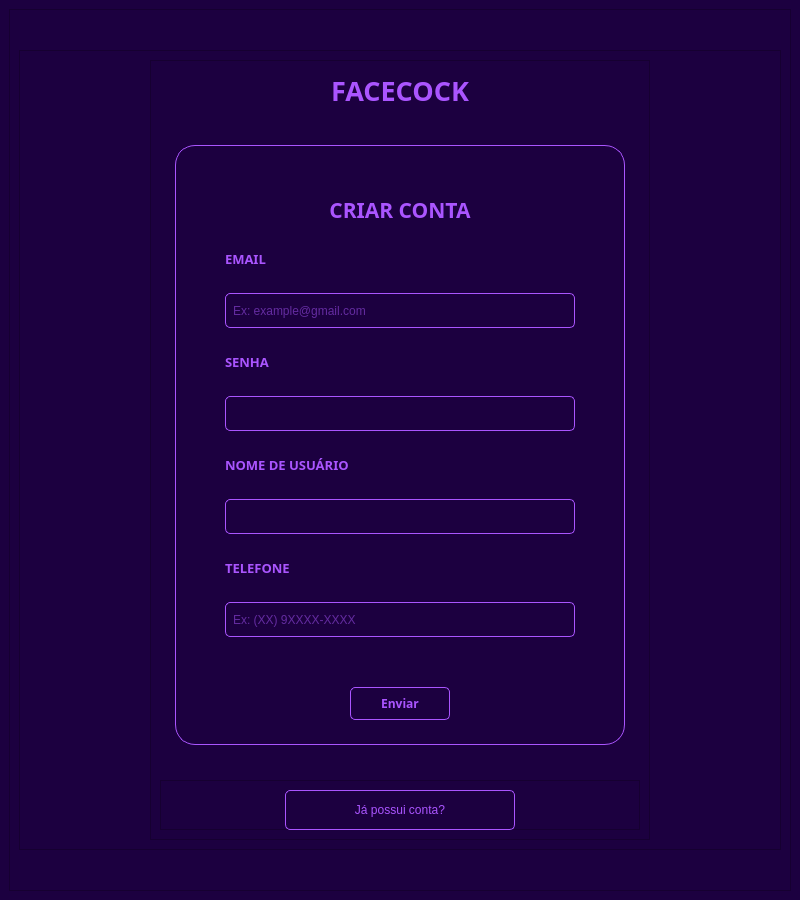
<?xml version="1.0" encoding="UTF-8"?>
<ui version="4.0">
 <class>MainWindow</class>
 <widget class="QMainWindow" name="MainWindow">
  <property name="geometry">
   <rect>
    <x>0</x>
    <y>0</y>
    <width>800</width>
    <height>900</height>
   </rect>
  </property>
  <property name="minimumSize">
   <size>
    <width>800</width>
    <height>900</height>
   </size>
  </property>
  <property name="maximumSize">
   <size>
    <width>16777215</width>
    <height>16777215</height>
   </size>
  </property>
  <property name="windowTitle">
   <string>MainWindow</string>
  </property>
  <property name="styleSheet">
   <string notr="true">background-color:#1c0040</string>
  </property>
  <widget class="QWidget" name="centralwidget">
   <layout class="QHBoxLayout" name="horizontalLayout">
    <item>
     <widget class="QFrame" name="frame">
      <property name="frameShape">
       <enum>QFrame::StyledPanel</enum>
      </property>
      <property name="frameShadow">
       <enum>QFrame::Raised</enum>
      </property>
      <layout class="QVBoxLayout" name="verticalLayout">
       <item>
        <widget class="QFrame" name="frame_3">
         <property name="maximumSize">
          <size>
           <width>16777215</width>
           <height>800</height>
          </size>
         </property>
         <property name="frameShape">
          <enum>QFrame::StyledPanel</enum>
         </property>
         <property name="frameShadow">
          <enum>QFrame::Raised</enum>
         </property>
         <layout class="QVBoxLayout" name="verticalLayout_5">
          <item alignment="Qt::AlignHCenter">
           <widget class="QFrame" name="frame_6">
            <property name="minimumSize">
             <size>
              <width>500</width>
              <height>600</height>
             </size>
            </property>
            <property name="maximumSize">
             <size>
              <width>500</width>
              <height>2500</height>
             </size>
            </property>
            <property name="frameShape">
             <enum>QFrame::StyledPanel</enum>
            </property>
            <property name="frameShadow">
             <enum>QFrame::Raised</enum>
            </property>
            <layout class="QVBoxLayout" name="verticalLayout_6">
             <item alignment="Qt::AlignHCenter">
              <widget class="QLabel" name="label">
               <property name="minimumSize">
                <size>
                 <width>400</width>
                 <height>30</height>
                </size>
               </property>
               <property name="maximumSize">
                <size>
                 <width>100</width>
                 <height>40</height>
                </size>
               </property>
               <property name="font">
                <font>
                 <family>Montserrat SemiBold</family>
                 <pointsize>20</pointsize>
                 <weight>75</weight>
                 <bold>true</bold>
                </font>
               </property>
               <property name="styleSheet">
                <string notr="true">color: rgb(170, 85, 255)

</string>
               </property>
               <property name="text">
                <string>FACECOCK</string>
               </property>
               <property name="alignment">
                <set>Qt::AlignCenter</set>
               </property>
              </widget>
             </item>
             <item alignment="Qt::AlignHCenter|Qt::AlignVCenter">
              <widget class="QFrame" name="frame_4">
               <property name="minimumSize">
                <size>
                 <width>450</width>
                 <height>600</height>
                </size>
               </property>
               <property name="maximumSize">
                <size>
                 <width>450</width>
                 <height>600</height>
                </size>
               </property>
               <property name="styleSheet">
                <string notr="true">border: 1px solid rgb(170, 85, 255) ;
	border-radius: 20px;
	padding: 0px</string>
               </property>
               <property name="frameShape">
                <enum>QFrame::StyledPanel</enum>
               </property>
               <property name="frameShadow">
                <enum>QFrame::Raised</enum>
               </property>
               <layout class="QVBoxLayout" name="verticalLayout_2">
                <item alignment="Qt::AlignHCenter">
                 <widget class="QFrame" name="frame_9">
                  <property name="minimumSize">
                   <size>
                    <width>0</width>
                    <height>80</height>
                   </size>
                  </property>
                  <property name="maximumSize">
                   <size>
                    <width>16777215</width>
                    <height>500</height>
                   </size>
                  </property>
                  <property name="styleSheet">
                   <string notr="true">border: 0;
border-radius: 0
</string>
                  </property>
                  <property name="frameShape">
                   <enum>QFrame::StyledPanel</enum>
                  </property>
                  <property name="frameShadow">
                   <enum>QFrame::Raised</enum>
                  </property>
                  <layout class="QVBoxLayout" name="verticalLayout_3">
                   <item>
                    <widget class="QLabel" name="label_3">
                     <property name="minimumSize">
                      <size>
                       <width>350</width>
                       <height>30</height>
                      </size>
                     </property>
                     <property name="maximumSize">
                      <size>
                       <width>350</width>
                       <height>30</height>
                      </size>
                     </property>
                     <property name="font">
                      <font>
                       <family>Montserrat SemiBold</family>
                       <pointsize>16</pointsize>
                       <weight>75</weight>
                       <bold>true</bold>
                      </font>
                     </property>
                     <property name="styleSheet">
                      <string notr="true">color: rgb(170, 85, 255)

</string>
                     </property>
                     <property name="text">
                      <string>CRIAR CONTA</string>
                     </property>
                     <property name="alignment">
                      <set>Qt::AlignCenter</set>
                     </property>
                    </widget>
                   </item>
                   <item>
                    <widget class="QLabel" name="label_2">
                     <property name="maximumSize">
                      <size>
                       <width>400</width>
                       <height>20</height>
                      </size>
                     </property>
                     <property name="font">
                      <font>
                       <family>Montserrat SemiBold</family>
                       <pointsize>10</pointsize>
                       <weight>75</weight>
                       <bold>true</bold>
                      </font>
                     </property>
                     <property name="styleSheet">
                      <string notr="true">color: rgb(170, 85, 255)</string>
                     </property>
                     <property name="text">
                      <string>EMAIL</string>
                     </property>
                     <property name="alignment">
                      <set>Qt::AlignLeading|Qt::AlignLeft|Qt::AlignVCenter</set>
                     </property>
                    </widget>
                   </item>
                   <item>
                    <widget class="QLineEdit" name="input_email">
                     <property name="minimumSize">
                      <size>
                       <width>350</width>
                       <height>35</height>
                      </size>
                     </property>
                     <property name="maximumSize">
                      <size>
                       <width>350</width>
                       <height>35</height>
                      </size>
                     </property>
                     <property name="styleSheet">
                      <string notr="true">QLineEdit {
	border-radius: 5px;
	background-color: transparent;
	border: 1px solid rgb(170, 85, 255);
	padding: 5px;
	color: rgb(170, 85, 255)
}
</string>
                     </property>
                     <property name="text">
                      <string/>
                     </property>
                     <property name="placeholderText">
                      <string>Ex: example@gmail.com</string>
                     </property>
                    </widget>
                   </item>
                   <item>
                    <widget class="QLabel" name="label_1">
                     <property name="maximumSize">
                      <size>
                       <width>400</width>
                       <height>20</height>
                      </size>
                     </property>
                     <property name="font">
                      <font>
                       <family>Montserrat SemiBold</family>
                       <pointsize>10</pointsize>
                       <weight>75</weight>
                       <bold>true</bold>
                      </font>
                     </property>
                     <property name="styleSheet">
                      <string notr="true">color: rgb(170, 85, 255)</string>
                     </property>
                     <property name="text">
                      <string>SENHA</string>
                     </property>
                     <property name="alignment">
                      <set>Qt::AlignLeading|Qt::AlignLeft|Qt::AlignVCenter</set>
                     </property>
                    </widget>
                   </item>
                   <item>
                    <widget class="QLineEdit" name="input_password">
                     <property name="minimumSize">
                      <size>
                       <width>350</width>
                       <height>35</height>
                      </size>
                     </property>
                     <property name="maximumSize">
                      <size>
                       <width>350</width>
                       <height>35</height>
                      </size>
                     </property>
                     <property name="styleSheet">
                      <string notr="true">QLineEdit {
	border-radius: 5px;
	background-color: transparent;
	border: 1px solid rgb(170, 85, 255);
	padding: 5px;
	color: rgb(170, 85, 255)
}
</string>
                     </property>
                     <property name="text">
                      <string/>
                     </property>
                     <property name="placeholderText">
                      <string/>
                     </property>
                    </widget>
                   </item>
                   <item>
                    <widget class="QLabel" name="label_4">
                     <property name="maximumSize">
                      <size>
                       <width>400</width>
                       <height>20</height>
                      </size>
                     </property>
                     <property name="font">
                      <font>
                       <family>Montserrat SemiBold</family>
                       <pointsize>10</pointsize>
                       <weight>75</weight>
                       <bold>true</bold>
                      </font>
                     </property>
                     <property name="styleSheet">
                      <string notr="true">color: rgb(170, 85, 255)</string>
                     </property>
                     <property name="text">
                      <string>NOME DE USUÁRIO</string>
                     </property>
                     <property name="alignment">
                      <set>Qt::AlignLeading|Qt::AlignLeft|Qt::AlignVCenter</set>
                     </property>
                    </widget>
                   </item>
                   <item>
                    <widget class="QLineEdit" name="input_username">
                     <property name="minimumSize">
                      <size>
                       <width>350</width>
                       <height>35</height>
                      </size>
                     </property>
                     <property name="maximumSize">
                      <size>
                       <width>350</width>
                       <height>35</height>
                      </size>
                     </property>
                     <property name="layoutDirection">
                      <enum>Qt::LeftToRight</enum>
                     </property>
                     <property name="styleSheet">
                      <string notr="true">QLineEdit {
	border-radius: 5px;
	background-color: transparent;
	border: 1px solid rgb(170, 85, 255);
	padding: 5px;
	color: rgb(170, 85, 255)
}
</string>
                     </property>
                     <property name="text">
                      <string/>
                     </property>
                     <property name="placeholderText">
                      <string/>
                     </property>
                    </widget>
                   </item>
                   <item>
                    <widget class="QLabel" name="label_5">
                     <property name="maximumSize">
                      <size>
                       <width>400</width>
                       <height>20</height>
                      </size>
                     </property>
                     <property name="font">
                      <font>
                       <family>Montserrat SemiBold</family>
                       <pointsize>10</pointsize>
                       <weight>75</weight>
                       <bold>true</bold>
                      </font>
                     </property>
                     <property name="styleSheet">
                      <string notr="true">color: rgb(170, 85, 255)</string>
                     </property>
                     <property name="text">
                      <string>TELEFONE</string>
                     </property>
                     <property name="alignment">
                      <set>Qt::AlignLeading|Qt::AlignLeft|Qt::AlignVCenter</set>
                     </property>
                    </widget>
                   </item>
                   <item>
                    <widget class="QLineEdit" name="input_phone">
                     <property name="minimumSize">
                      <size>
                       <width>350</width>
                       <height>35</height>
                      </size>
                     </property>
                     <property name="maximumSize">
                      <size>
                       <width>350</width>
                       <height>35</height>
                      </size>
                     </property>
                     <property name="styleSheet">
                      <string notr="true">QLineEdit {
	border-radius: 5px;
	background-color: transparent;
	border: 1px solid rgb(170, 85, 255);
	padding: 5px;
	color: rgb(170, 85, 255)
}
</string>
                     </property>
                     <property name="text">
                      <string/>
                     </property>
                     <property name="placeholderText">
                      <string>Ex: (XX) 9XXXX-XXXX</string>
                     </property>
                    </widget>
                   </item>
                  </layout>
                 </widget>
                </item>
                <item alignment="Qt::AlignHCenter">
                 <widget class="QPushButton" name="create_button">
                  <property name="minimumSize">
                   <size>
                    <width>100</width>
                    <height>0</height>
                   </size>
                  </property>
                  <property name="maximumSize">
                   <size>
                    <width>200</width>
                    <height>33</height>
                   </size>
                  </property>
                  <property name="font">
                   <font>
                    <family>Montserrat SemiBold</family>
                    <weight>75</weight>
                    <bold>true</bold>
                   </font>
                  </property>
                  <property name="cursor">
                   <cursorShape>PointingHandCursor</cursorShape>
                  </property>
                  <property name="styleSheet">
                   <string notr="true">QPushButton {
	border-radius: 5px;
	background-color: transparent;
	border: 0.8px solid rgb(170, 85, 255);
	color: rgb(170, 85, 255)
}

QPushButton:hover {
	background-color: rgb(170, 85, 255);
	color: #1c0040
}</string>
                  </property>
                  <property name="text">
                   <string>Enviar</string>
                  </property>
                 </widget>
                </item>
               </layout>
              </widget>
             </item>
             <item>
              <widget class="QFrame" name="frame_8">
               <property name="minimumSize">
                <size>
                 <width>0</width>
                 <height>50</height>
                </size>
               </property>
               <property name="maximumSize">
                <size>
                 <width>16777215</width>
                 <height>50</height>
                </size>
               </property>
               <property name="frameShape">
                <enum>QFrame::StyledPanel</enum>
               </property>
               <property name="frameShadow">
                <enum>QFrame::Raised</enum>
               </property>
               <layout class="QHBoxLayout" name="horizontalLayout_3">
                <item>
                 <widget class="QPushButton" name="login_page_button">
                  <property name="minimumSize">
                   <size>
                    <width>230</width>
                    <height>40</height>
                   </size>
                  </property>
                  <property name="maximumSize">
                   <size>
                    <width>200</width>
                    <height>33</height>
                   </size>
                  </property>
                  <property name="cursor">
                   <cursorShape>PointingHandCursor</cursorShape>
                  </property>
                  <property name="styleSheet">
                   <string notr="true">QPushButton {
	border-radius: 5px;
	background-color: transparent;
	border: 0.8px solid rgb(170, 85, 255);
	color: rgb(170, 85, 255)
}

QPushButton:hover {
	background-color: rgb(170, 85, 255);
	color: #1c0040
}</string>
                  </property>
                  <property name="text">
                   <string>Já possui conta?</string>
                  </property>
                 </widget>
                </item>
               </layout>
              </widget>
             </item>
            </layout>
           </widget>
          </item>
         </layout>
        </widget>
       </item>
      </layout>
     </widget>
    </item>
   </layout>
  </widget>
 </widget>
 <resources/>
 <connections/>
</ui>
